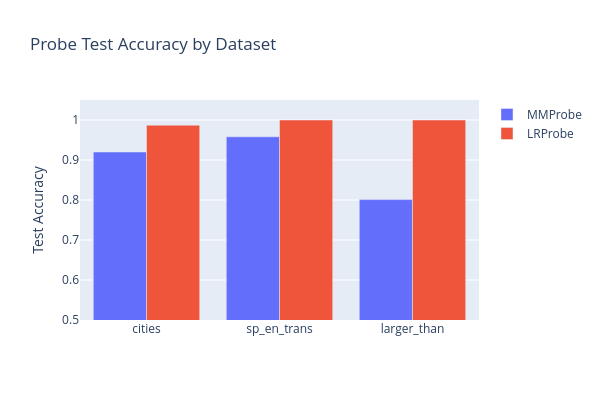

Source (notebook cell):
### Code cell
class LRProbe(t.nn.Module):
    def __init__(self, d_in: int, scaler_mean: Tensor | None = None, scaler_scale: Tensor | None = None):
        super().__init__()
        self.net = t.nn.Sequential(
            t.nn.Linear(d_in, 1, bias=False),
            t.nn.Sigmoid()
        )
        
        self.register_buffer("scaler_mean", scaler_mean)
        self.register_buffer("scaler_scale", scaler_scale)

    def _normalize(self, x: Float[Tensor, "n d_model"]) -> Float[Tensor, "n d_model"]:
        """Apply StandardScaler normalization if scaler parameters are available."""
        if self.scaler_mean is not None and self.scaler_scale is not None:
            return (x - self.scaler_mean) / self.scaler_scale
        return x

    def forward(self, x: Float[Tensor, "n d_model"]) -> Float[Tensor, " n"]:
        return self.net(self._normalize(x)).squeeze(-1)

    def pred(self, x: Float[Tensor, "n d_model"]) -> Float[Tensor, " n"]:
        return self(x).round()

    @property
    def direction(self) -> Float[Tensor, " d_model"]:
        return self.net[0].weight.data[0]

    @staticmethod
    def from_data(
        acts: Float[Tensor, "n d_model"],
        labels: Float[Tensor, " n"],
        C: float = 0.1,
        device: str = "cpu",
    ) -> "LRProbe":
        """
        Train an LR probe using sklearn's LogisticRegression with StandardScaler normalization.

        Args:
            acts: Activation matrix [n_samples, d_model].
            labels: Binary labels (1=true, 0=false).
            C: Inverse regularization strength (lower = stronger regularization).
                Default 0.1 (reg_coeff=10) matches the deception-detection paper's cfg.yaml.
                The repo class default is reg_coeff=1000 (C=0.001), which is stronger.
            device: Device to place the resulting probe on.
        """

        X = acts.cpu().float().numpy()
        y = labels.cpu().float().numpy()

        # Standardize features (zero mean, unit variance) before fitting, as in the paper
        scaler = StandardScaler()
        X_scaled = scaler.fit_transform(X)

        # fit_intercept=False: the paper fits on normalized data so the intercept is redundant
        lr_model = LogisticRegression(C=C, random_state=42, fit_intercept=False, max_iter=1000)
        lr_model.fit(X_scaled, y)

        # Build probe with scaler parameters baked in
        scaler_mean = t.tensor(scaler.mean_, dtype=t.float32)
        scaler_scale = t.tensor(scaler.scale_, dtype=t.float32)
        probe = LRProbe(acts.shape[-1], scaler_mean=scaler_mean, scaler_scale=scaler_scale).to(device)
        probe.net[0].weight.data[0] = t.tensor(lr_model.coef_[0], dtype=t.float32).to(device)

        return probe


lr_probe = LRProbe.from_data(train_acts["cities"], train_labels["cities"], device="cpu")

# Train accuracy
train_preds = lr_probe.pred(train_acts["cities"])
train_acc = (train_preds == train_labels["cities"]).float().mean().item()

# Test accuracy
test_preds = lr_probe.pred(test_acts["cities"])
test_acc = (test_preds == test_labels["cities"]).float().mean().item()

print("LRProbe on cities:")
print(f"  Train accuracy: {train_acc:.3f}")
print(f"  Test accuracy:  {test_acc:.3f}")
print(f"  Direction norm: {lr_probe.direction.norm().item():.3f}")
assert test_acc >= 0.90, f"Test accuracy too low: {test_acc:.3f} (expected >= 0.90)"

# Compare directions
mm_dir = mm_probe.direction / mm_probe.direction.norm()
lr_dir = lr_probe.direction / lr_probe.direction.norm()
cos_sim = (mm_dir @ lr_dir).item()
print(f"\nCosine similarity between MM and LR directions: {cos_sim:.4f}")

# Compare both probes across all 3 datasets
results_rows = []
for name in DATASET_NAMES:
    mm_p = MMProbe.from_data(train_acts[name], train_labels[name])
    lr_p = LRProbe.from_data(train_acts[name], train_labels[name])

    mm_test_acc = (mm_p.pred(test_acts[name]) == test_labels[name]).float().mean().item()
    lr_test_acc = (lr_p.pred(test_acts[name]) == test_labels[name]).float().mean().item()
    results_rows.append({"Dataset": name, "MM Test Acc": f"{mm_test_acc:.3f}", "LR Test Acc": f"{lr_test_acc:.3f}"})

results_df = pd.DataFrame(results_rows)
print("\nProbe accuracy comparison across datasets:")
display(results_df)

# Bar chart
fig = go.Figure()
fig.add_trace(go.Bar(name="MMProbe", x=DATASET_NAMES, y=[float(r["MM Test Acc"]) for r in results_rows]))
fig.add_trace(go.Bar(name="LRProbe", x=DATASET_NAMES, y=[float(r["LR Test Acc"]) for r in results_rows]))
fig.update_layout(
    title="Probe Test Accuracy by Dataset",
    yaxis_title="Test Accuracy",
    yaxis_range=[0.5, 1.05],
    barmode="group",
    height=400,
    width=600,
)
fig.show()

### Figure 1 — Plotly figure (JSON) as saved in the notebook; plotly's stock layout.template omitted (floating-point values rounded to 4 significant figures)
{"data": [{"name": "MMProbe", "type": "bar", "x": ["cities", "sp_en_trans", "larger_than"], "y": [0.92, 0.958, 0.801]}, {"name": "LRProbe", "type": "bar", "x": ["cities", "sp_en_trans", "larger_than"], "y": [0.987, 1, 1]}], "layout": {"barmode": "group", "height": 400, "title": {"text": "Probe Test Accuracy by Dataset"}, "width": 600, "yaxis": {"range": [0.5, 1.05], "title": {"text": "Test Accuracy"}}}}
